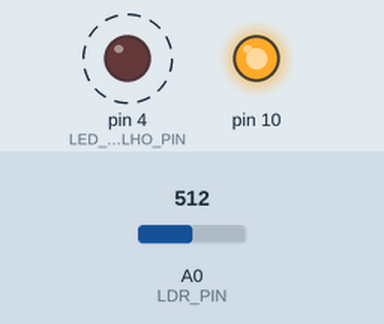
Recording of a sketch running on a simulated Arduino Uno, built with avr-gcc and run on an emulated ATmega328P. On the bench: output pins drawn as LEDs (lit = HIGH). Dashed ring = blinking. The inputs (shaded band) are chosen by the test bench; at power-on: A0 (LDR_PIN) = 512. No radio packets arrive unless stated; what the sketch prints to the serial monitor is not drawn.

Above: at 2.5 s.
Timing chart, 0 to 5.0 s (numbered marks = the images above):
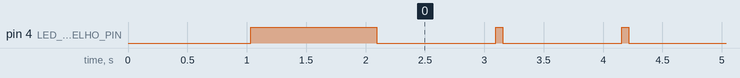

The sketch:

no_sensor_ul.ino
```cpp
// ==============================================================================
// IE350 · Hidrômetro digital com RSSF LoRa · Nó sensor (teste UL)
// ------------------------------------------------------------------------------
// Projeto     : Avaliação de cobertura LoRa em prédio residencial (Smart TpM)
// Responsável : Lucas Chiomark Pereira Santos · RA 195111 · FEEC/UNICAMP
// Papel       : Nível N1 · transmite um pacote LoRa de 20 bytes por ciclo (uplink)
// Hardware    : ESP8266 (NodeMCU) + RFM95/RFM96 (SX1276) · kit PK-LORA V2
//
// Base        : firmware do experimento "UL Test" (PK-LORA V2 RO, WissTek-IoT),
//               distribuído na disciplina e adaptado para ESP8266.
// Neste repo  : código mantido como rodou no hardware; mudanças registradas
//               no histórico do Git e no README.
// ==============================================================================

// ==============================================================================
// IMPORTAÇÃO DE BIBLIOTECAS
// ==============================================================================

#include <SPI.h>
#include <LoRa.h>

// ==============================================================================
// PINAGEM - ESP8266 + RFM96
// ==============================================================================
//
// Comunicação SPI:
// D5 -> SCK
// D6 -> MISO
// D7 -> MOSI
//
// Controle do RFM96:
// D8 -> NSS / CS
// D3 -> RESET
// D1 -> DIO0
//
// Sensor:
// A0 -> LDR
//
// ==============================================================================
#define NSS_PIN            15   // D8
#define RST_PIN             0   // D3
#define DIO0_PIN            5   // D1

#define LED_VERMELHO_PIN   4   // D2
#define LDR_PIN            A0

// LED de indicação


// ==============================================================================
// PARÂMETROS DO LORA
// ==============================================================================

#define FREQUENCY_IN_HZ       903E6
#define txPower               17
#define spreadingFactor       7
#define signalBandwidth       125E3
#define codingRateDenominator 8


// ==============================================================================
// TAMANHO DO PACOTE
// ==============================================================================

#define TAMANHO_PACOTE 20

// Pacote de Uplink
byte Pacote_UL[TAMANHO_PACOTE];


// ==============================================================================
// VARIÁVEIS DE MEDIÇÃO
// ==============================================================================

int luminosidade;
int contador_pacotes = 0;


// ==============================================================================
// SETUP
// ==============================================================================

void setup()
{
  // --------------------------------------------------------------------------
  // Serial
  // --------------------------------------------------------------------------

  Serial.begin(115200);
  delay(1000);

  Serial.println();
  Serial.println("========================================");
  Serial.println("   PK-LORA V2 RO - SENSOR UPLINK");
  Serial.println("   ESP8266 + RFM96");
  Serial.println("========================================");


  // --------------------------------------------------------------------------
  // LED
  // --------------------------------------------------------------------------

  pinMode(LED_VERMELHO_PIN, OUTPUT);

  digitalWrite(LED_VERMELHO_PIN, LOW);


  // --------------------------------------------------------------------------
  // SPI
  //
  // No ESP8266 os pinos SPI são fixos:
  //
  // D5 -> SCK
  // D6 -> MISO
  // D7 -> MOSI
  //
  // Por isso usamos simplesmente:
  //
  // SPI.begin();
  // --------------------------------------------------------------------------

  SPI.begin();


  // --------------------------------------------------------------------------
  // Configuração dos pinos do RFM96
  // --------------------------------------------------------------------------

  LoRa.setPins(
    NSS_PIN,
    RST_PIN,
    DIO0_PIN
  );


  // --------------------------------------------------------------------------
  // Inicialização do LoRa
  // --------------------------------------------------------------------------

  Serial.println("Inicializando RFM96...");

  if (!LoRa.begin(FREQUENCY_IN_HZ))
  {
    Serial.println("ERRO: nao foi possivel iniciar o RFM96!");

    // Pisca o LED continuamente indicando erro
    while (1)
    {
      digitalWrite(LED_VERMELHO_PIN, HIGH);
      delay(200);

      digitalWrite(LED_VERMELHO_PIN, LOW);
      delay(200);
    }
  }


  // --------------------------------------------------------------------------
  // Configuração dos parâmetros do LoRa
  // --------------------------------------------------------------------------

  LoRa.setTxPower(txPower);

  LoRa.setSpreadingFactor(spreadingFactor);

  LoRa.setSignalBandwidth(signalBandwidth);

  LoRa.setCodingRate4(codingRateDenominator);


  // --------------------------------------------------------------------------
  // Inicialização concluída
  // --------------------------------------------------------------------------

  Serial.println("RFM96 iniciado com sucesso!");

  Serial.print("Frequencia: ");
  Serial.print(FREQUENCY_IN_HZ / 1000000.0);
  Serial.println(" MHz");

  Serial.print("Potencia TX: ");
  Serial.print(txPower);
  Serial.println(" dBm");

  Serial.print("Spreading Factor: ");
  Serial.println(spreadingFactor);

  Serial.println("========================================");


  // --------------------------------------------------------------------------
  // Pisca LED indicando inicialização bem-sucedida
  // --------------------------------------------------------------------------

  digitalWrite(LED_VERMELHO_PIN, HIGH);

  delay(1000);

  digitalWrite(LED_VERMELHO_PIN, LOW);
}


// ==============================================================================
// LOOP
// ==============================================================================

void loop()
{
  // --------------------------------------------------------------------------
  // FLUXO DE ENVIO
  //
  // Nó Sensor -> Gateway LoRa
  // --------------------------------------------------------------------------


  // --------------------------------------------------------------------------
  // LED inicialmente desligado
  // --------------------------------------------------------------------------

  digitalWrite(LED_VERMELHO_PIN, LOW);


  // --------------------------------------------------------------------------
  // Zera o pacote
  // --------------------------------------------------------------------------

  for (int i = 0; i < TAMANHO_PACOTE; i++)
  {
    Pacote_UL[i] = 0;
  }


  // --------------------------------------------------------------------------
  // Leitura do LDR
  //
  // No ESP8266:
  //
  // analogRead(A0)
  //
  // Retorna normalmente um valor entre 0 e 1023.
  // --------------------------------------------------------------------------

  luminosidade = analogRead(LDR_PIN);


  // --------------------------------------------------------------------------
  // Mostra luminosidade no Serial Monitor
  // --------------------------------------------------------------------------

  Serial.print("Luminosidade: ");
  Serial.println(luminosidade);


  // --------------------------------------------------------------------------
  // Incrementa contador de pacotes
  // --------------------------------------------------------------------------

  contador_pacotes++;


  // --------------------------------------------------------------------------
  // Coloca luminosidade nos bytes 18 e 19
  //
  // Byte 18 -> MSB
  // Byte 19 -> LSB
  // --------------------------------------------------------------------------

  Pacote_UL[18] = (byte)(luminosidade / 256);

  Pacote_UL[19] = (byte)(luminosidade % 256);


  // --------------------------------------------------------------------------
  // Coloca contador nos bytes 12 e 13
  //
  // Byte 12 -> MSB
  // Byte 13 -> LSB
  // --------------------------------------------------------------------------

  Pacote_UL[12] = (byte)(contador_pacotes / 256);

  Pacote_UL[13] = (byte)(contador_pacotes % 256);


  // --------------------------------------------------------------------------
  // INÍCIO DA TRANSMISSÃO
  // --------------------------------------------------------------------------

  Serial.print("Enviando pacote: ");
  Serial.println(contador_pacotes);


  LoRa.beginPacket();


  // --------------------------------------------------------------------------
  // Envia os 20 bytes do pacote
  // --------------------------------------------------------------------------

  for (int i = 0; i < TAMANHO_PACOTE; i++)
  {
    LoRa.write(Pacote_UL[i]);

    // LED aceso durante o envio
    digitalWrite(LED_VERMELHO_PIN, HIGH);
  }


  // --------------------------------------------------------------------------
  // Finaliza transmissão
  // --------------------------------------------------------------------------

  LoRa.endPacket();


  // --------------------------------------------------------------------------
  // LED desligado
  // --------------------------------------------------------------------------

  digitalWrite(LED_VERMELHO_PIN, LOW);


  Serial.println("Pacote enviado!");
  Serial.println();


  // --------------------------------------------------------------------------
  // Aguarda 1 segundo
  // --------------------------------------------------------------------------

  delay(1000);
}
```

Measured:
- by itself, pin 4 (LED_VERMELHO_PIN): alternates HIGH for 0.06 s and LOW for 1.0 s
